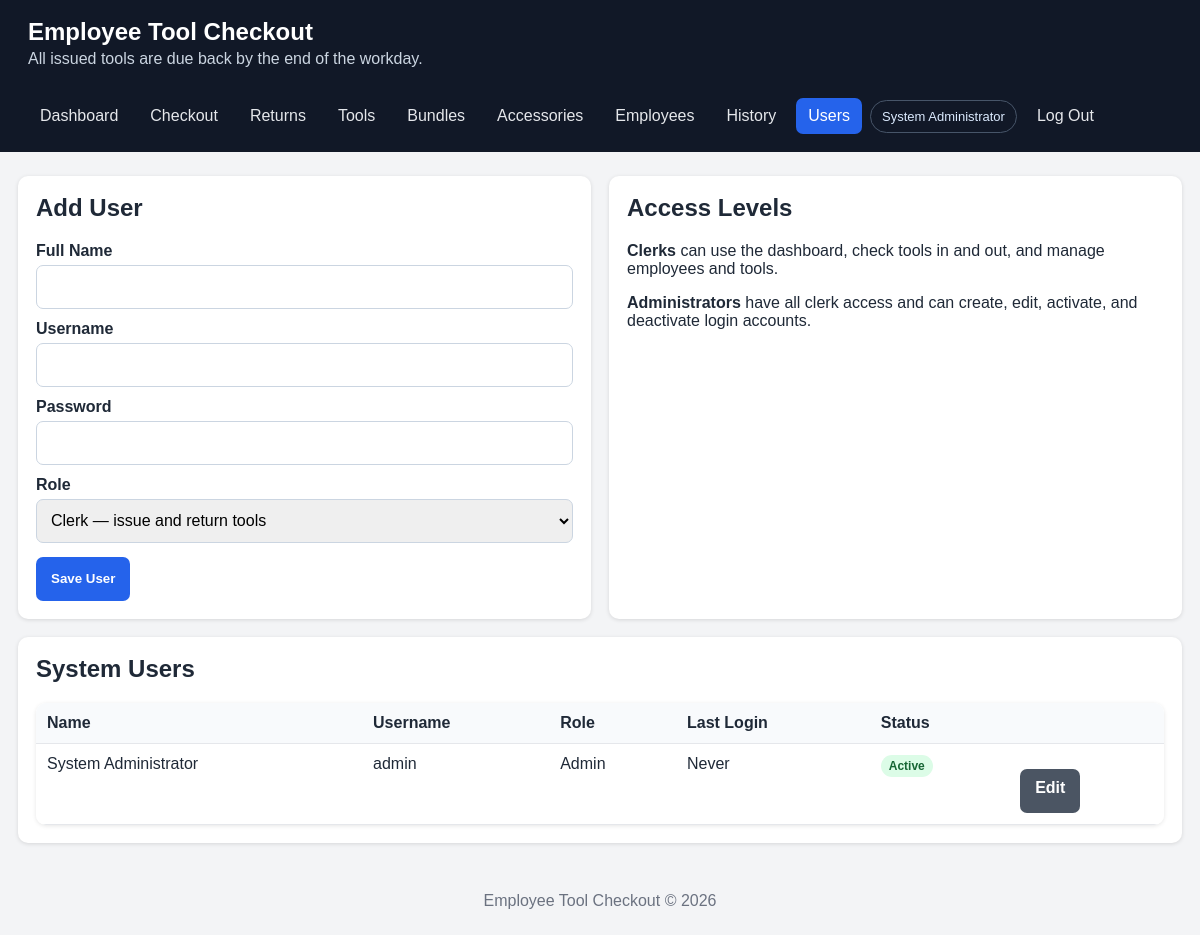
/users.php (signed in), run on the app's committed database.
### tables this page shows
CREATE TABLE IF NOT EXISTS users (
    id INT UNSIGNED AUTO_INCREMENT PRIMARY KEY,
    full_name VARCHAR(150) NOT NULL,
    username VARCHAR(80) NOT NULL,
    password_hash VARCHAR(255) NOT NULL,
    role ENUM('admin','clerk') NOT NULL DEFAULT 'clerk',
    active TINYINT(1) NOT NULL DEFAULT 1,
    last_login_at DATETIME NULL,
    created_at DATETIME NOT NULL DEFAULT CURRENT_TIMESTAMP,
    UNIQUE KEY uq_user_username (username)
);

### includes/functions.php (called while the page is built, shortened)
<?php
function e(?string $value): string
{
    return htmlspecialchars($value ?? '', ENT_QUOTES, 'UTF-8');
}

### users.php (the view, shortened to what this page needs)
<?php
require __DIR__ . '/includes/header.php';
$pdo = db();
$editing = null;
$users = $pdo->query('SELECT id,full_name,username,role,active,last_login_at,created_at FROM users ORDER BY full_name')->fetchAll();
?>
<div class="grid two"><div class="card"><h2><?= $editing?'Edit User':'Add User' ?></h2><form method="post"><label>Full Name</label><input name="full_name" required value="<?= e($editing['full_name']??'') ?>"><label>Username</label><input name="username" required autocomplete="off" value="<?= e($editing['username']??'') ?>"><label>Password </label><input type="password" name="password" autocomplete="new-password" <?= $editing?'':'required' ?>><label>Role</label><select name="role"><option value="clerk" <?= ($editing['role']??'')==='clerk'?'selected':'' ?>>Clerk — issue and return tools</option></select><div class="actions"><button>Save User</button></div></form></div>
<div class="card"><h2>Access Levels</h2><p><strong>Clerks</strong> can use the dashboard, check tools in and out, and manage employees and tools.</p><p><strong>Administrators</strong> have all clerk access and can create, edit, activate, and deactivate login accounts.</p></div></div>
<div class="card" style="margin-top:18px"><h2>System Users</h2><div class="table-wrap"><table><thead><tr><th>Name</th><th>Username</th><th>Role</th><th>Last Login</th><th>Status</th><th></th></tr></thead><tbody><?php foreach($users as $u):?><tr><td><?= e($u['full_name']) ?></td><td><?= e($u['username']) ?></td><td><?= e(ucfirst($u['role'])) ?></td><td><?= $u['last_login_at']?e(date('M j, Y g:i A',strtotime($u['last_login_at']))):'Never' ?></td><td><span class="badge <?= $u['active']?'available':'maintenance' ?>"><?= $u['active']?'Active':'Inactive' ?></span></td><td><div class="actions"><a class="button secondary" href="users.php?edit=<?= (int)$u['id'] ?>">Edit</a></div></td></tr><?php endforeach;?></tbody></table></div></div>
<?php require __DIR__ . '/includes/footer.php'; ?>

### assets/style.css (style rules this page uses)
:root { font-family: Arial, sans-serif; color: #1f2937; background: #f3f4f6; }
* { box-sizing: border-box; }
body { margin: 0; }
.grid { display: grid; gap: 18px; }
.grid.two { grid-template-columns: repeat(auto-fit, minmax(330px, 1fr)); }
.card { background: white; border-radius: 10px; padding: 18px; box-shadow: 0 1px 4px rgba(0,0,0,.12); }
.card h2, .card h3 { margin-top: 0; }
label { display: block; font-weight: 700; margin: 11px 0 5px; }
input, select, textarea { width: 100%; padding: 10px; border: 1px solid #cbd5e1; border-radius: 7px; font: inherit; }
button, .button { display: inline-block; background: #2563eb; color: white; border: 0; border-radius: 7px; padding: 10px 15px; cursor: pointer; text-decoration: none; font-weight: 700; }
.button.secondary { background: #4b5563; }
.actions { display: flex; gap: 8px; flex-wrap: wrap; margin-top: 14px; }
table { width: 100%; border-collapse: collapse; background: white; }
th, td { padding: 11px; border-bottom: 1px solid #e5e7eb; text-align: left; vertical-align: top; }
th { background: #f8fafc; }
.table-wrap { overflow-x: auto; border-radius: 10px; box-shadow: 0 1px 4px rgba(0,0,0,.1); }
.badge { display: inline-block; padding: 4px 8px; border-radius: 999px; font-size: 12px; font-weight: 700; background: #e5e7eb; }
.badge.available, .badge.returned { background: #dcfce7; color: #166534; }
body { padding-bottom: env(safe-area-inset-bottom); }
button, .button, input, select, textarea { min-height: 44px; }

### data on the page
users: full_name "System Administrator", username "admin", role "Admin", shows "Never", active "Active"

### other printed values
APP_NAME "Employee Tool Checkout"
current_user()['full_name'] "System Administrator"
